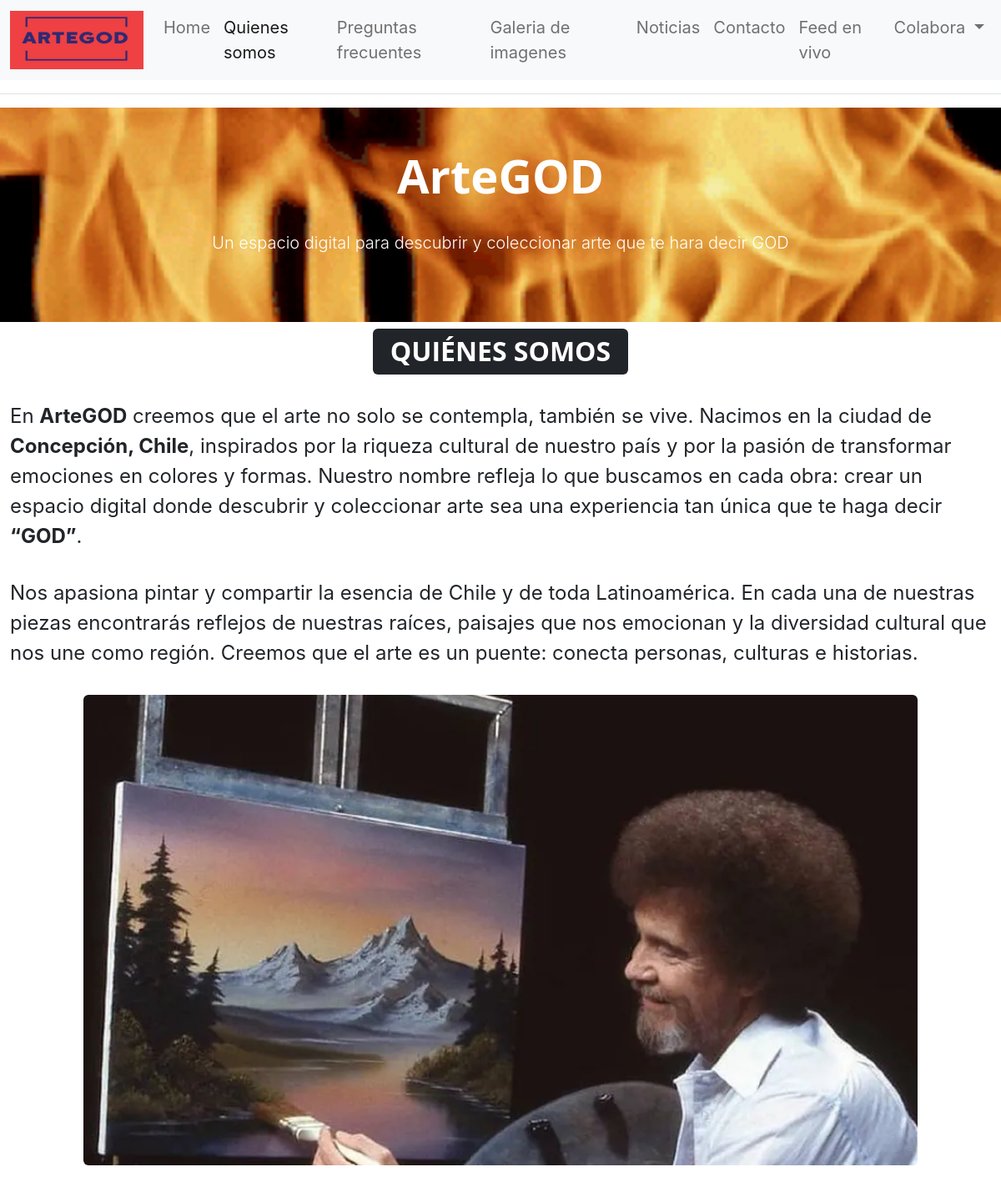
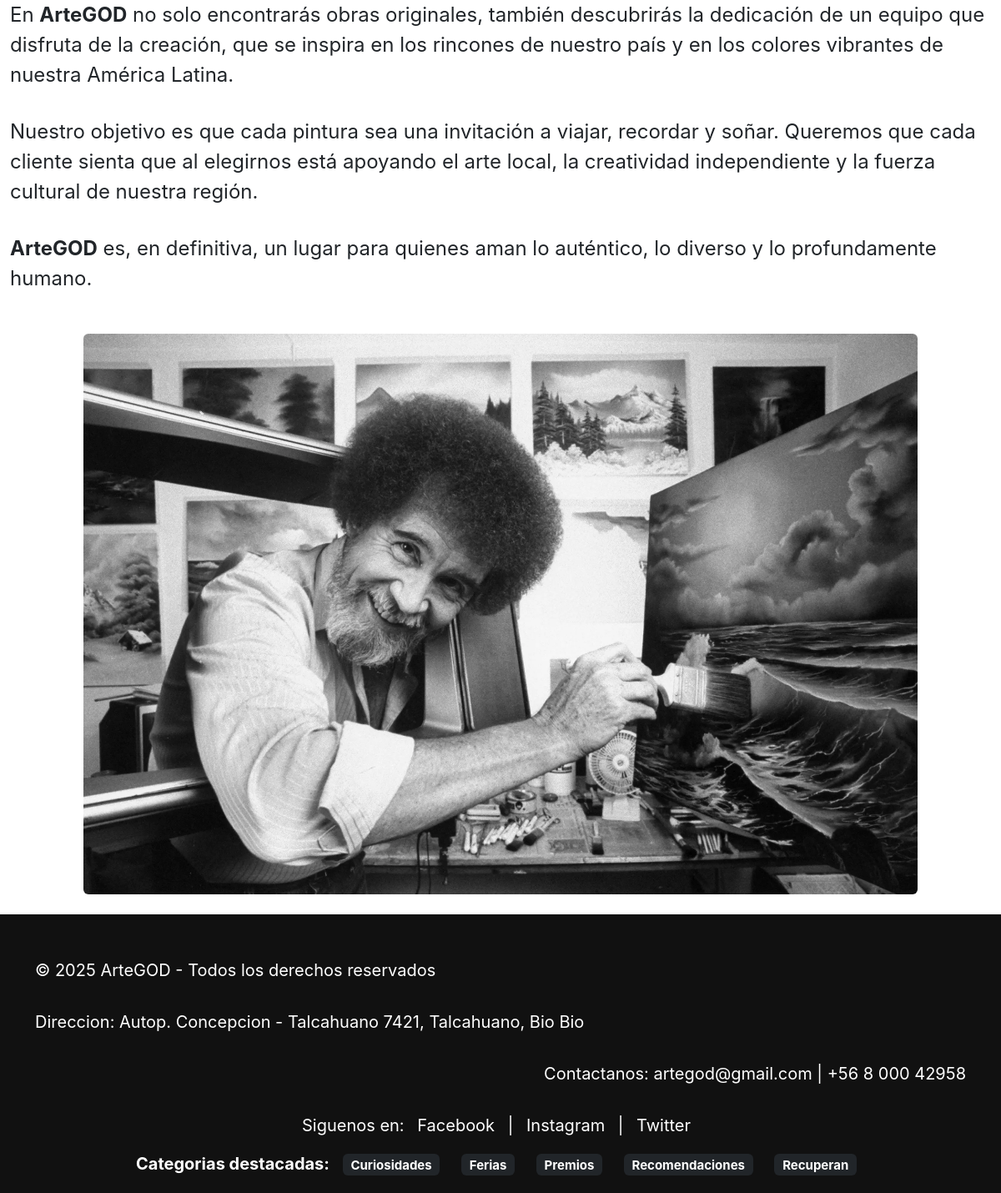
/quienes/, run on the app's committed database (2 pictures, top to bottom).
### noticias/models.py (models this page shows, shortened)
class Categoria(models.Model):
    nombre = models.CharField(max_length=100, unique=True, verbose_name="Nombre")
    slug = models.SlugField(max_length=120, unique=True, verbose_name="Slug")
    descripcion = models.TextField(blank=True, verbose_name="Descripcion")
    color = models.CharField(
        max_length=20,
        blank=True,
        help_text="Clase CSS opcional para destacar la categoria",
    )
    created = models.DateTimeField(auto_now_add=True, verbose_name="Creado")
    updated = models.DateTimeField(auto_now=True, verbose_name="Actualizado")
    class Meta:
        verbose_name = "categoria"
        verbose_name_plural = "categorias"
        ordering = ("nombre",)

### core/views.py (the view)
# urls.py: path("quienes/", views.quienes, name="quienes"),
def quienes(request):
    return render(request, "core/quienes.html")

### core/context_processors.py (called while the page is built)
def site_context(request):
    categorias_destacadas = Categoria.objects.all()[:5]
    site_info = {
        "brand": "ArteGOD",
        "email": "artegod@gmail.com",
        "phone": "+56 8 000 42958",
        "address": "Autop. Concepcion - Talcahuano 7421, Talcahuano, Bio Bio",
    }
    return {
        "site_info": site_info,
        "categorias_destacadas": categorias_destacadas,
        "current_year": datetime.now().year,
    }

### ArteGod/core/templates/core/quienes.html (shortened to what this page needs)
{% extends 'core/base.html' %}
{% load static %}
{% block content %}
<h1 class="text-center mb-4">
  <span class="badge text-bg-dark" style="font-size: 2rem;">QUIÉNES SOMOS</span>
</h1>
<div class="container mb-4" style="font-size: 1.5rem; max-width: 1200px;">
  <p class="text-justify">
    En <strong>ArteGOD</strong> creemos que el arte no solo se contempla, también se vive.
    Nacimos en la ciudad de <strong>Concepción, Chile</strong>, inspirados por la riqueza cultural de nuestro país
    y por la pasión de transformar emociones en colores y formas. Nuestro nombre refleja lo que buscamos en cada obra:
    crear un espacio digital donde descubrir y coleccionar arte sea una experiencia tan única que te haga decir
    <strong>“GOD”</strong>.
  </p>
  <p class="text-justify">
    Nos apasiona pintar y compartir la esencia de Chile y de toda Latinoamérica.
    En cada una de nuestras piezas encontrarás reflejos de nuestras raíces, paisajes que nos emocionan y la diversidad cultural que nos une como región.
    Creemos que el arte es un puente: conecta personas, culturas e historias.
  </p>
</div>
<div class="text-center mb-4">
  <img src="{% static 'core/assets/img/BobRossPrimeraImagen.jpg' %}"
       class="img-fluid rounded" style="width: 1000px; max-width: 100%; height: auto;"  alt="Nicolas Neculhual Canifru pintando">
</div>
<div class="container mb-5" style="font-size: 1.5rem; max-width: 1200px;">
  <p class="text-justify">
    En <strong>ArteGOD</strong> no solo encontrarás obras originales, también descubrirás la dedicación de un equipo que disfruta de la creación,
    que se inspira en los rincones de nuestro país y en los colores vibrantes de nuestra América Latina.
  </p>
  <p class="text-justify">
    Nuestro objetivo es que cada pintura sea una invitación a viajar, recordar y soñar.
    Queremos que cada cliente sienta que al elegirnos está apoyando el arte local, la creatividad independiente y la fuerza cultural de nuestra región.
  </p>
  <p class="text-justify">
    <strong>ArteGOD</strong> es, en definitiva, un lugar para quienes aman lo auténtico, lo diverso y lo profundamente humano.
  </p>
</div>
<div class="text-center mb-4">
  <img src="{% static 'core/assets/img/BobRossSegundaImagen.jpg' %}"
       class="img-fluid rounded" style="width: 1000px; max-width: 100%; height: auto;" alt="Felix Gonzalez pintando">
</div>
{% endblock %}

### ArteGod/core/templates/core/base.html (shortened to what this page needs)
{% load static %}
<!DOCTYPE html>
<html lang="es">
<head>
    <link href="https://cdn.jsdelivr.net/npm/bootstrap@5.3.7/dist/css/bootstrap.min.css" rel="stylesheet">
    <link href="{% static 'core/css/styles.css' %}" rel="stylesheet">
</head>
<body>
    <nav class="navbar navbar-expand-lg bg-body-tertiary">
        <div class="container-fluid">
            <a class="navbar-brand" href="{% url 'core:home' %}">
                <img src="{% static 'core/assets/img/ArteGod.jpeg' %}" alt="ArteGOD" width="160" height="70">
            </a>
            <div class="collapse navbar-collapse" id="navbarNav">
                <ul class="navbar-nav">
                    <li class="nav-item">
                        <a class="nav-link{% if request.resolver_match.url_name == 'home' %} active{% endif %}" href="{% url 'core:home' %}">Home</a>
                    </li>
                    <li class="nav-item">
                        <a class="nav-link{% if request.resolver_match.url_name == 'quienes' %} active{% endif %}" href="{% url 'core:quienes' %}">Quienes somos</a>
                    </li>
                    <li class="nav-item">
                        <a class="nav-link{% if request.resolver_match.url_name == 'preguntas_frecuentes' %} active{% endif %}" href="{% url 'core:preguntas_frecuentes' %}">Preguntas frecuentes</a>
                    </li>
                    <li class="nav-item">
                        <a class="nav-link{% if request.resolver_match.url_name == 'galeria_imagenes' %} active{% endif %}" href="{% url 'core:galeria_imagenes' %}">Galeria de imagenes</a>
                    </li>
                    <li class="nav-item">
                        <a class="nav-link{% if request.resolver_match.app_name == 'noticias' %} active{% endif %}" href="{% url 'noticias:lista' %}">Noticias</a>
                    </li>
                    <li class="nav-item">
                        <a class="nav-link{% if request.resolver_match.app_name == 'contacto' %} active{% endif %}" href="{% url 'contacto:formulario' %}">Contacto</a>
                    </li>
                    <li class="nav-item">
                        <a class="nav-link{% if request.resolver_match.app_name == 'api_client' %} active{% endif %}" href="{% url 'api_client:noticias_api' %}">Feed en vivo</a>
                    </li>
                    <li class="nav-item dropdown">
                        <a class="nav-link dropdown-toggle{% if request.resolver_match.app_name == 'accounts' %} active{% endif %}" href="#" role="button" data-bs-toggle="dropdown" aria-expanded="false">
                            Colabora
                        </a>
                    </li>
                </ul>
            </div>
        </div>
    </nav>
    <hr>
    <section class="p-5 text-center text-white"
             style="background: url('{% block bgr %}{% static "core/assets/img/fire.gif" %}{% endblock %}') no-repeat center center; background-size: cover;">
        <div class="container">
            <h1 class="display-4 fw-bold">{{ site_info.brand }}</h1>
            <p class="lead">Un espacio digital para descubrir y coleccionar arte que te hara decir GOD</p>
        </div>
    </section>
    <main>
        {% block content %}{% endblock %}
    </main>
    <footer>
        <div class="container">
            <p class="text-start">&copy; {{ current_year }} {{ site_info.brand }} - Todos los derechos reservados</p>
            <p class="text-start">Direccion: {{ site_info.address }}</p>
            <p class="text-end">Contactanos: {{ site_info.email }} | {{ site_info.phone }}</p>
            <div class="social-icons">
                <span>Siguenos en:</span>
                <a href="https://facebook.com" target="_blank" rel="noopener">Facebook</a> |
                <a href="https://instagram.com" target="_blank" rel="noopener">Instagram</a> |
                <a href="https://twitter.com" target="_blank" rel="noopener">Twitter</a>
            </div>
            {% if categorias_destacadas %}
                <div class="mt-3">
                    <strong>Categorias destacadas:</strong>
                    {% for categoria in categorias_destacadas %}
                        <a href="{% url 'noticias:lista' %}?categoria={{ categoria.slug }}" class="badge text-bg-dark">{{ categoria.nombre }}</a>
                    {% endfor %}
                </div>
            {% endif %}
        </div>
    </footer>
</body>
</html>

### ArteGod/core/templates/core/base.html (style rules this page uses)
footer { background-color: #111; color: #fff; padding: 20px 0; text-align: center; }
footer a { color: #fff; margin: 0 10px; text-decoration: none; }

### data on the page
Categoria: nombre "Curiosidades"
Categoria: nombre "Ferias"
Categoria: nombre "Premios"
Categoria: nombre "Recomendaciones"
Categoria: nombre "Recuperan"

### other printed values
{{ site_info.brand }} "ArteGOD"
{{ site_info.address }} "Autop. Concepcion - Talcahuano 7421, Talcahuano, Bio Bio"
{{ site_info.email }} "artegod@gmail.com"
{{ site_info.phone }} "+56 8 000 42958"
